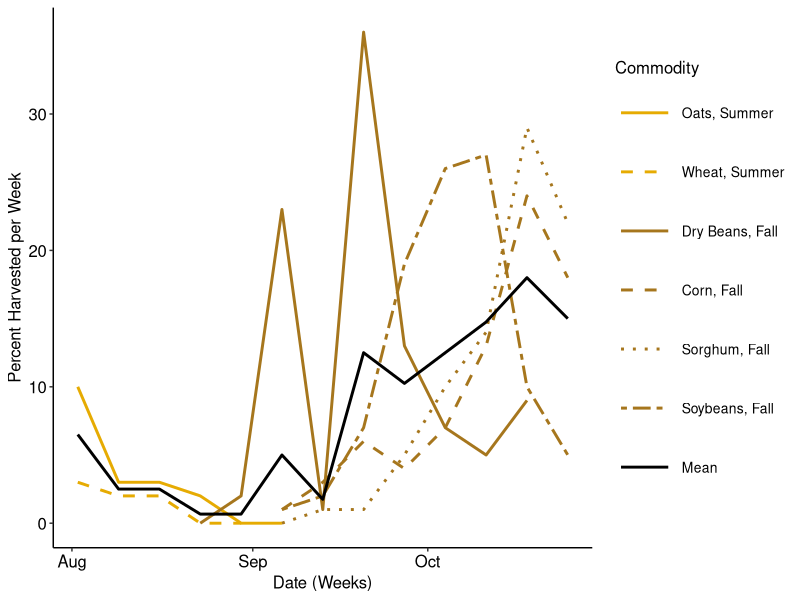
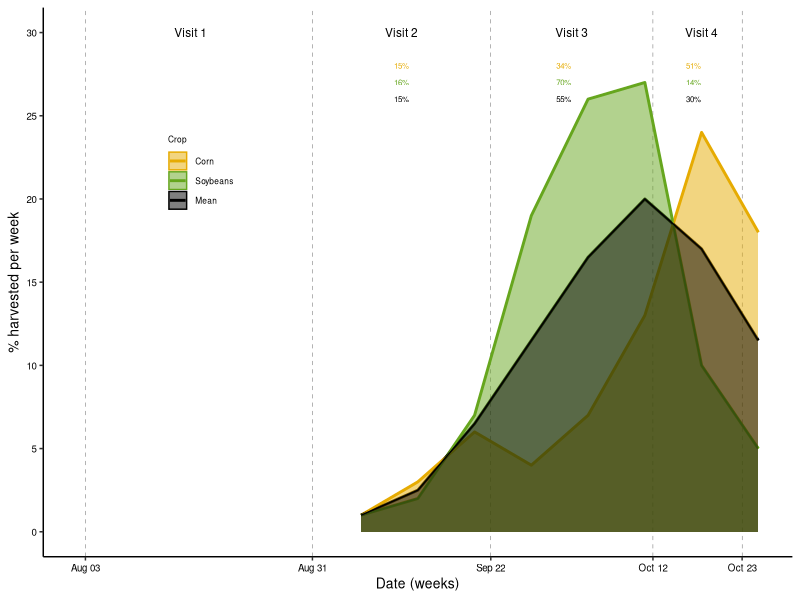
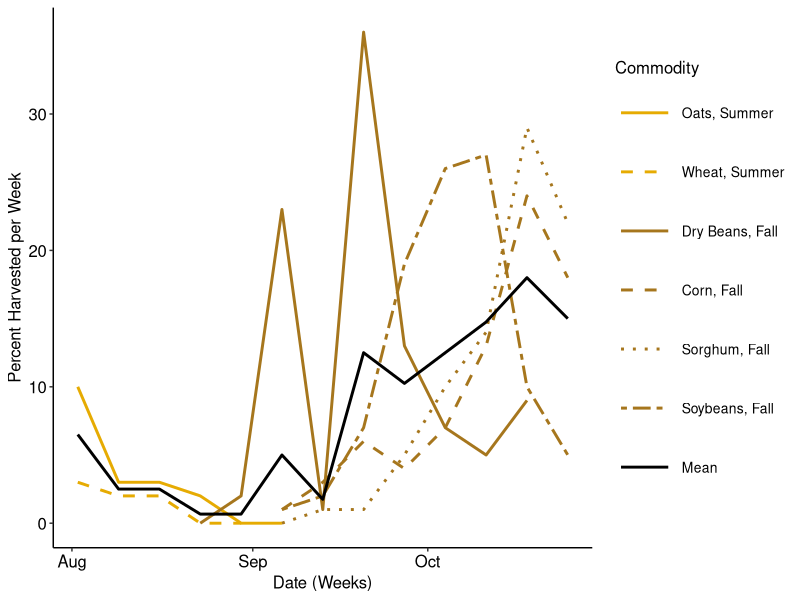
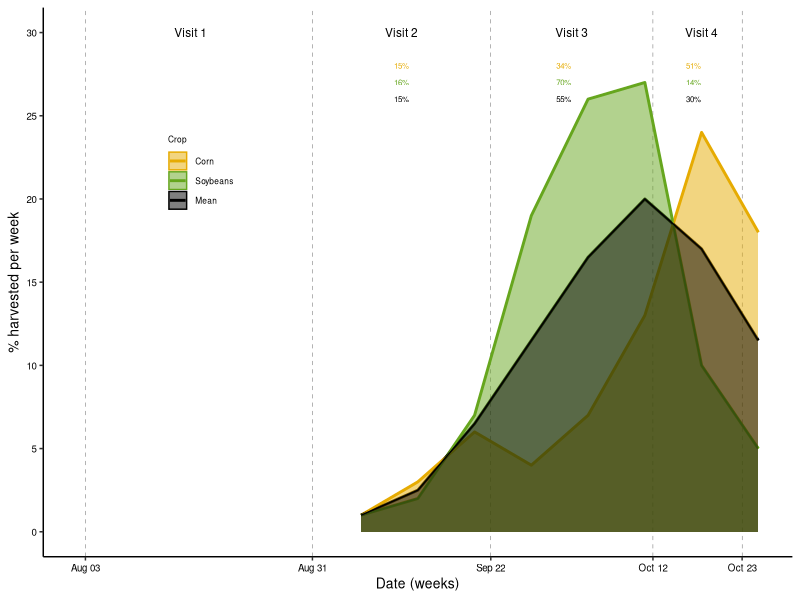

These figures' R source, in order:
## ---- chunk 1
library(tidyverse) # for wrangling
library(lubridate) # for handling dates
## ---- chunk 2
# imports the data frame and adds Crop - a column with either Summer or Fall depending on the time of year the harvest occurs; we narrowed the results to only include the dates of the study
harvest <- read.csv("data/USDA_harvest_data.csv", header = TRUE) %>% 
  mutate(Week.Ending = mdy(Week.Ending),
         Crop = ifelse(Commodity == "WHEAT" | Commodity == "OATS", "Summer", "Fall")) %>% 
  filter(Week.Ending > "2020-08-01",
         Week.Ending < "2020-10-26") %>% 
  dplyr::select(Week.Ending, Commodity, Value, Weekly.Value, Crop) %>% 
  mutate(Commodity = fct_relevel(factor(Commodity), "OATS", "WHEAT", "BEANS", "CORN", "SORGHUM", "SOYBEANS"))

# In this data frame, we calculate the average weekly harvest rate across the commodities
avg <- harvest %>% 
  group_by(Week.Ending) %>% 
  summarize(Weekly.Value = mean(Weekly.Value),
            Value = mean(Value)) %>% 
  mutate(Commodity = "MEAN", Crop = "Mean") 

# We combine the two data sets with mean as a commodity
combined <- rbind(harvest, avg)
levels(combined$Commodity)

#saveRDS(combined, "data/harvest.rds")

# let's look at major crops grown in Lancaster County, Nebraska
harvest_Lan <- harvest %>% 
  ungroup() %>% 
  filter(Commodity == "SOYBEANS" | Commodity == "CORN")

avg_Lan <- harvest_Lan %>% 
  group_by(Week.Ending) %>% 
  summarize(Weekly.Value = mean(Weekly.Value),
            Value = mean(Value)) %>% 
  mutate(Commodity = "MEAN", Crop = "Mean") 

combined_Lan <- rbind(harvest_Lan, avg_Lan)
levels(combined_Lan$Commodity)

#saveRDS(combined_Lan, "data/harvest_Lan.rds")
## ---- chunk 3
p <- ggplot() +
  geom_line(aes(x = Week.Ending, y = Weekly.Value, group = Commodity, color = Commodity, linetype = Commodity), data = combined, linewidth = 1, alpha = 1) +
  scale_color_manual(values = c("#E6AB02", "#E6AB02", "#A6761D", "#A6761D", "#A6761D", "#A6761D", "black"), 
                     labels = c("Oats, Summer", "Wheat, Summer", "Dry Beans, Fall", "Corn, Fall","Sorghum, Fall", "Soybeans, Fall", "Mean")) +
  scale_linetype_manual(values = c("solid", "dashed", "solid", "dashed", "dotted", "twodash", "solid"), 
                        labels = c("Oats, Summer", "Wheat, Summer", "Dry Beans, Fall", "Corn, Fall", "Sorghum, Fall", "Soybeans, Fall", "Mean")) +
  xlab("Date (Weeks)") +
  ylab("Percent Harvested per Week") +
  theme_classic() +
  theme(legend.key.size = unit(1.5, "cm"),
        text = element_text(size = 12, color = "black", family = "sans"),
        axis.title = element_text(size = 12, color = "black", family = "sans"),
        axis.text = element_text(size = 12, color = "black", family = "sans"),
        legend.text = element_text(size = 10, color = "black", family = "sans"))
jpeg("figures/harvest.jpeg", 4, height = 4, units = "in", quality = 100, res = 300)
print(p)
dev.off()

p
## ---- chunk 4
p2 <- ggplot() +
  geom_line(aes(x = Week.Ending, y = Weekly.Value, group = Commodity, color = Commodity), data = combined_Lan, linewidth = 1, alpha = 1) +
  geom_area(aes(x = Week.Ending, y = Weekly.Value, group = Commodity, color = Commodity, fill = Commodity), data = combined_Lan, alpha = 0.5, position = 'identity') +
  scale_color_manual("Crop", values = c("#e6ab02", "#66a61e", "black"), 
                     labels = c("Corn", "Soybeans", "Mean")) +
  scale_fill_manual("Crop", values = c("#e6ab02", "#66a61e", "black"), 
                     labels = c("Corn", "Soybeans", "Mean")) +
  scale_x_date(date_labels = "%b %d", limits = as.Date(c("2020-08-02", "2020-10-25")), breaks = as.Date(c("2020-08-03", "2020-08-31", "2020-09-22", "2020-10-12", "2020-10-23"))) +
  scale_y_continuous(limits = c(0, 30), breaks = c(0, 5, 10, 15, 20, 25, 30)) +
  xlab("Date (weeks)") +
  ylab("% harvested per week") +
  theme_classic() +
  theme(legend.key.size = unit(0.5, "cm"),
        text = element_text(size = 10), 
        axis.title = element_text(size = 10, color = "black", family = "sans"),
        axis.text = element_text(size = 7, color = "black", family = "sans"),
        legend.text = element_text(size = 6, color = "black", family = "sans"),
        legend.title = element_text(size = 6, color = "black", family = "sans"),
        legend.position = c(0.21, 0.7),
        # legend.background = element_rect(fill="grey95",
        #                           linewidth=0.5, linetype="solid", 
        #                           colour ="black"),
         panel.grid.major.x = element_line(colour = "black", linetype = "dashed", size = 0.1)
        ) +
  annotate(geom = "text", x = as.Date("2020-08-16"), y = 30, label = "Visit 1", color = "black", size = 3) +
  annotate(geom = "text", x = as.Date("2020-09-11"), y = 30, label = "Visit 2", color = "black", size = 3) +
  annotate(geom = "text", x = as.Date("2020-10-02"), y = 30, label = "Visit 3", color = "black", size = 3) +
  annotate(geom = "text", x = as.Date("2020-10-18"), y = 30, label = "Visit 4", color = "black", size = 3) +
  annotate(geom = "text", x = as.Date("2020-09-11"), y = 28, label = "15%", color = "#e6ab02", size = 2) +
  annotate(geom = "text", x = as.Date("2020-10-01"), y = 28, label = "34%", color = "#e6ab02", size = 2) +
  annotate(geom = "text", x = as.Date("2020-10-17"), y = 28, label = "51%", color = "#e6ab02", size = 2) +
  annotate(geom = "text", x = as.Date("2020-09-11"), y = 27, label = "16%", color = "#66a61e", size = 2) +
  annotate(geom = "text", x = as.Date("2020-10-01"), y = 27, label = "70%", color = "#66a61e", size = 2) +
  annotate(geom = "text", x = as.Date("2020-10-17"), y = 27, label = "14%", color = "#66a61e", size = 2) +
  annotate(geom = "text", x = as.Date("2020-09-11"), y = 26, label = "15%", color = "black", size = 2) +
  annotate(geom = "text", x = as.Date("2020-10-01"), y = 26, label = "55%", color = "black", size = 2) +
  annotate(geom = "text", x = as.Date("2020-10-17"), y = 26, label = "30%", color = "black", size = 2)

jpeg("figures/harvest_Lan.jpeg", width = 3.25, height = 3, units = "in", quality = 100, res = 300)
print(p2)
dev.off()

p2
